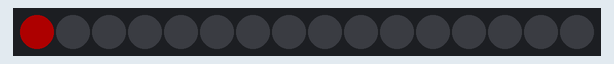
Bench run of a program on a simulated MicroPython board. Shown: 16 RGB LEDs in strip order, left to right. Dim RGB values are drawn brighter than linear.

Above: at 0.15 s.
At 4.5 s:
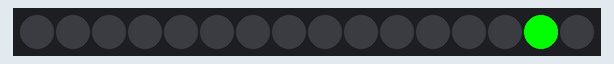
At 9.8 s:
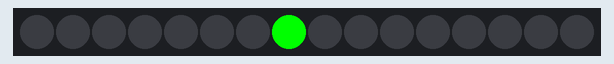
At 19.17 s:
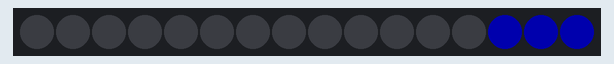
At 23.57 s:
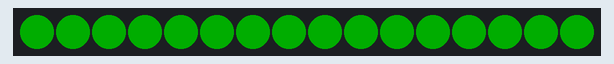
At 38.89 s:
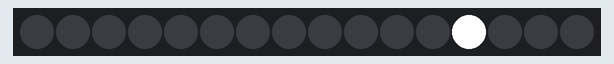

The program:

npx_simple.py
```python
import time
import machine, neopixel

NEOPIXEL_NUMBER = 16
np = neopixel.NeoPixel(machine.Pin(2), NEOPIXEL_NUMBER)

INT_MULTI = 50
INT_SINGLE = 255
DELAY_MULTI = 25
DELAY_SINGLE = 35

RedM = (INT_MULTI, 0, 0)
GreenM = (0, INT_MULTI, 0)
BlueM = (0, 0, INT_MULTI)
WhiteM = (INT_MULTI, INT_MULTI, INT_MULTI)

RedS = (INT_SINGLE, 0, 0)
GreenS = (0, INT_SINGLE, 0)
BlueS = (0, 0, INT_SINGLE)
WhiteS = (INT_SINGLE, INT_SINGLE, INT_SINGLE)

Non = (0, 0, 0)
ArrMulti = [RedM, Non, GreenM, Non, BlueM, Non, WhiteM, Non]
ArrSingle = [RedS, GreenS, BlueS, WhiteS]

while True:
    for i in range(len(ArrMulti)):
        for j in range(NEOPIXEL_NUMBER):
            np[j] = ArrMulti[i]
            np.write()
            time.sleep_ms(DELAY_MULTI)

    for i in range(len(ArrSingle)):
        for j in range(NEOPIXEL_NUMBER):
            np[j] = ArrSingle[i]
            np[j-1] = Non
            np.write()
            time.sleep_ms(DELAY_SINGLE)
    np[j] = Non
```
